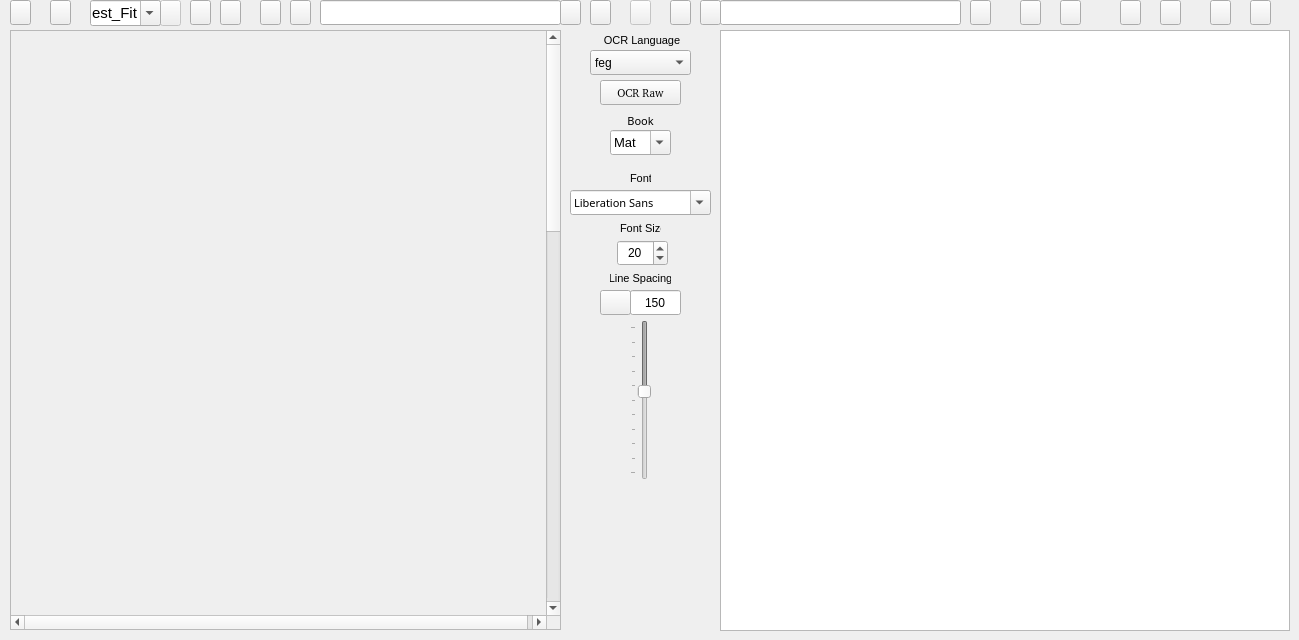
  <widget class="QWidget" name="centralwidget">
   <widget class="QScrollArea" name="ImagescrollArea">
    <property name="geometry">
     <rect>
      <x>10</x>
      <y>30</y>
      <width>551</width>
      <height>600</height>
     </rect>
    </property>
    <property name="sizePolicy">
     <sizepolicy hsizetype="Preferred" vsizetype="Preferred">
      <horstretch>0</horstretch>
      <verstretch>0</verstretch>
     </sizepolicy>
    </property>
    <property name="minimumSize">
     <size>
      <width>501</width>
      <height>600</height>
     </size>
    </property>
    <property name="widgetResizable">
     <bool>true</bool>
    </property>
    <property name="alignment">
     <set>Qt::AlignLeading|Qt::AlignLeft|Qt::AlignTop</set>
    </property>
    <widget class="QWidget" name="ImagescrollAreaWidgetContents">
     <property name="geometry">
      <rect>
       <x>0</x>
       <y>0</y>
       <width>540</width>
       <height>1740</height>
      </rect>
     </property>
     <property name="sizePolicy">
      <sizepolicy hsizetype="Expanding" vsizetype="Expanding">
       <horstretch>0</horstretch>
       <verstretch>0</verstretch>
      </sizepolicy>
     </property>
     <property name="minimumSize">
      <size>
       <width>540</width>
       <height>1740</height>
      </size>
     </property>
     <property name="sizeIncrement">
      <size>
       <width>0</width>
       <height>0</height>
      </size>
     </property>
     <property name="baseSize">
      <size>
       <width>520</width>
       <height>700</height>
      </size>
     </property>
     <widget class="QLabel" name="Image">
      <property name="geometry">
       <rect>
        <x>0</x>
        <y>0</y>
        <width>540</width>
        <height>1743</height>
       </rect>
      </property>
      <property name="sizePolicy">
       <sizepolicy hsizetype="Expanding" vsizetype="Expanding">
        <horstretch>0</horstretch>
        <verstretch>0</verstretch>
       </sizepolicy>
      </property>
      <property name="minimumSize">
       <size>
        <width>540</width>
        <height>1740</height>
       </size>
      </property>
      <property name="baseSize">
       <size>
        <width>520</width>
        <height>700</height>
       </size>
      </property>
      <property name="text">
       <string/>
      </property>
      <property name="pixmap">
       <pixmap>../../../../../../../../../../../../../../../../../../.designer/Images/Greek/jpg_desk_greek/greek_book_40_Matthew/greek1516_Page_012.jpg</pixmap>
      </property>
     </widget>
    </widget>
   </widget>
   <widget class="QPushButton" name="OpenImageFilebutton">
    <property name="geometry">
     <rect>
      <x>10</x>
      <y>0</y>
      <width>21</width>
      <height>25</height>
     </rect>
    </property>
    <property name="font">
     <font>
      <family>FROMVS [MAXR]</family>
      <pointsize>8</pointsize>
     </font>
    </property>
    <property name="toolTip">
     <string>Open current image</string>
    </property>
    <property name="text">
     <string/>
    </property>
    <property name="icon">
     <iconset resource="../UI_Icons.qrc">
      <normaloff>:/Icons/Icons/folder-open-image.png</normaloff>:/Icons/Icons/folder-open-image.png</iconset>
    </property>
   </widget>
   <widget class="QLineEdit" name="ImageLe">
    <property name="geometry">
     <rect>
      <x>320</x>
      <y>0</y>
      <width>241</width>
      <height>25</height>
     </rect>
    </property>
    <property name="toolTip">
     <string>Current image name</string>
    </property>
   </widget>
   <widget class="QPushButton" name="OCRbutton">
    <property name="geometry">
     <rect>
      <x>600</x>
      <y>80</y>
      <width>81</width>
      <height>25</height>
     </rect>
    </property>
    <property name="font">
     <font>
      <family>FROMVS [MAXR]</family>
      <pointsize>8</pointsize>
     </font>
    </property>
    <property name="toolTip">
     <string>OCR current image</string>
    </property>
    <property name="text">
     <string>OCR Raw</string>
    </property>
    <property name="icon">
     <iconset resource="../UI_Icons.qrc">
      <normaloff>:/Icons/Icons/ocr3.png</normaloff>:/Icons/Icons/ocr3.png</iconset>
    </property>
   </widget>
   <widget class="QPushButton" name="LHDialogtbutton">
    <property name="enabled">
     <bool>true</bool>
    </property>
    <property name="geometry">
     <rect>
      <x>600</x>
      <y>290</y>
      <width>31</width>
      <height>25</height>
     </rect>
    </property>
    <property name="font">
     <font>
      <family>FROMVS [MAXR]</family>
      <pointsize>8</pointsize>
     </font>
    </property>
    <property name="toolTip">
     <string>Enable line spacing slider</string>
    </property>
    <property name="text">
     <string/>
    </property>
    <property name="icon">
     <iconset resource="../UI_Icons.qrc">
      <normaloff>:/Icons/Icons/edit-line-spacing.png</normaloff>:/Icons/Icons/edit-line-spacing.png</iconset>
    </property>
   </widget>
   <widget class="QLineEdit" name="TextLE">
    <property name="geometry">
     <rect>
      <x>720</x>
      <y>0</y>
      <width>241</width>
      <height>25</height>
     </rect>
    </property>
    <property name="toolTip">
     <string>Current text file name</string>
    </property>
   </widget>
   <widget class="QPushButton" name="EditCorrectedTextbutton">
    <property name="geometry">
     <rect>
      <x>970</x>
      <y>0</y>
      <width>21</width>
      <height>25</height>
     </rect>
    </property>
    <property name="font">
     <font>
      <family>FROMVS [MAXR]</family>
      <pointsize>8</pointsize>
     </font>
    </property>
    <property name="toolTip">
     <string>Open current text(.txt,.csv) file</string>
    </property>
    <property name="text">
     <string/>
    </property>
    <property name="icon">
     <iconset resource="../UI_Icons.qrc">
      <normaloff>:/Icons/Icons/folder-open-document-text.png</normaloff>:/Icons/Icons/folder-open-document-text.png</iconset>
    </property>
   </widget>
   <widget class="QPushButton" name="SaveAsOCRCorrTextbutton">
    <property name="geometry">
     <rect>
      <x>1210</x>
      <y>0</y>
      <width>21</width>
      <height>25</height>
     </rect>
    </property>
    <property name="font">
     <font>
      <family>FROMVS [MAXR]</family>
      <pointsize>8</pointsize>
     </font>
    </property>
    <property name="toolTip">
     <string>Save current text file as...</string>
    </property>
    <property name="text">
     <string/>
    </property>
    <property name="icon">
     <iconset resource="../UI_Icons.qrc">
      <normaloff>:/Icons/Icons/disk-rename.png</normaloff>:/Icons/Icons/disk-rename.png</iconset>
    </property>
   </widget>
   <widget class="QPushButton" name="SaveOCRCorrTextbutton">
    <property name="geometry">
     <rect>
      <x>1250</x>
      <y>0</y>
      <width>21</width>
      <height>25</height>
     </rect>
    </property>
    <property name="font">
     <font>
      <family>FROMVS [MAXR]</family>
      <pointsize>8</pointsize>
     </font>
    </property>
    <property name="toolTip">
     <string>Overwrite current text file</string>
    </property>
    <property name="text">
     <string/>
    </property>
    <property name="icon">
     <iconset resource="../UI_Icons.qrc">
      <normaloff>:/Icons/Icons/disk.png</normaloff>:/Icons/Icons/disk.png</iconset>
    </property>
   </widget>
   <widget class="QTextEdit" name="OCRText">
    <property name="geometry">
     <rect>
      <x>720</x>
      <y>30</y>
      <width>570</width>
      <height>601</height>
     </rect>
    </property>
    <property name="minimumSize">
     <size>
      <width>540</width>
      <height>600</height>
     </size>
    </property>
    <property name="font">
     <font>
      <pointsize>8</pointsize>
     </font>
    </property>
   </widget>
   <widget class="QLineEdit" name="LHlineEdit">
    <property name="geometry">
     <rect>
      <x>630</x>
      <y>290</y>
      <width>51</width>
      <height>25</height>
     </rect>
    </property>
    <property name="toolTip">
     <string>Current text line spacing</string>
    </property>
    <property name="text">
     <string>150</string>
    </property>
    <property name="maxLength">
     <number>32767</number>
    </property>
    <property name="alignment">
     <set>Qt::AlignCenter</set>
    </property>
    <property name="placeholderText">
     <string>150</string>
    </property>
    <property name="clearButtonEnabled">
     <bool>false</bool>
    </property>
   </widget>
   <widget class="QSlider" name="LHslider">
    <property name="enabled">
     <bool>false</bool>
    </property>
    <property name="geometry">
     <rect>
      <x>630</x>
      <y>320</y>
      <width>21</width>
      <height>160</height>
     </rect>
    </property>
    <property name="toolTip">
     <string>Set current text line spacing</string>
    </property>
    <property name="minimum">
     <number>100</number>
    </property>
    <property name="maximum">
     <number>200</number>
    </property>
    <property name="singleStep">
     <number>2</number>
    </property>
    <property name="pageStep">
     <number>10</number>
    </property>
    <property name="value">
     <number>144</number>
    </property>
    <property name="sliderPosition">
     <number>144</number>
    </property>
    <property name="orientation">
     <enum>Qt::Vertical</enum>
    </property>
    <property name="invertedAppearance">
     <bool>true</bool>
    </property>
    <property name="tickPosition">
     <enum>QSlider::TicksAbove</enum>
    </property>
   </widget>
   <widget class="QLabel" name="LHlabel">
    <property name="geometry">
     <rect>
      <x>610</x>
      <y>270</y>
      <width>61</width>
      <height>17</height>
     </rect>
    </property>
    <property name="font">
     <font>
      <pointsize>8</pointsize>
     </font>
    </property>
    <property name="text">
     <string>Line Spacing</string>
    </property>
    <property name="alignment">
     <set>Qt::AlignCenter</set>
    </property>
   </widget>
   <widget class="QPushButton" name="Cropbutton">
    <property name="geometry">
     <rect>
      <x>190</x>
      <y>0</y>
      <width>21</width>
      <height>25</height>
     </rect>
    </property>
    <property name="font">
     <font>
      <pointsize>8</pointsize>
     </font>
    </property>
    <property name="toolTip">
     <string>Crop current image</string>
    </property>
    <property name="text">
     <string/>
    </property>
    <property name="icon">
     <iconset resource="../UI_Icons.qrc">
      <normaloff>:/Icons/Icons/image-crop.png</normaloff>:/Icons/Icons/image-crop.png</iconset>
    </property>
   </widget>
   <widget class="QPushButton" name="Zoombutton">
    <property name="enabled">
     <bool>false</bool>
    </property>
    <property name="geometry">
     <rect>
      <x>160</x>
      <y>0</y>
      <width>21</width>
      <height>26</height>
     </rect>
    </property>
    <property name="font">
     <font>
      <pointsize>8</pointsize>
     </font>
    </property>
    <property name="toolTip">
     <string>Zoom decorator</string>
    </property>
    <property name="text">
     <string/>
    </property>
    <property name="icon">
     <iconset resource="../UI_Icons.qrc">
      <normaloff>:/Icons/Icons/document-resize.png</normaloff>:/Icons/Icons/document-resize.png</iconset>
    </property>
   </widget>
   <widget class="QComboBox" name="ZoomComboBox">
    <property name="geometry">
     <rect>
      <x>90</x>
      <y>0</y>
      <width>71</width>
      <height>26</height>
     </rect>
    </property>
    <property name="sizePolicy">
     <sizepolicy hsizetype="Preferred" vsizetype="Preferred">
      <horstretch>0</horstretch>
      <verstretch>0</verstretch>
     </sizepolicy>
    </property>
    <property name="font">
     <font>
      <pointsize>11</pointsize>
     </font>
    </property>
    <property name="toolTip">
     <string>Select current image zoom</string>
    </property>
    <property name="inputMethodHints">
     <set>Qt::ImhNone</set>
    </property>
    <property name="editable">
     <bool>true</bool>
    </property>
    <property name="currentText">
     <string>Best_Fit</string>
    </property>
    <property name="insertPolicy">
     <enum>QComboBox::NoInsert</enum>
    </property>
    <item>
     <property name="text">
      <string>Best_Fit</string>
     </property>
    </item>
    <item>
     <property name="text">
      <string>10 %</string>
     </property>
    </item>
    <item>
     <property name="text">
      <string>25 %</string>
     </property>
    </item>
    <item>
     <property name="text">
      <string>50 %</string>
     </property>
    </item>
    <item>
     <property name="text">
      <string>100 %</string>
     </property>
    </item>
    <item>
     <property name="text">
      <string>200 %</string>
     </property>
    </item>
   </widget>
   <widget class="QFontComboBox" name="fontComboBox">
    <property name="geometry">
     <rect>
      <x>570</x>
      <y>190</y>
      <width>141</width>
      <height>25</height>
     </rect>
    </property>
    <property name="font">
     <font>
      <family>FROMVS</family>
      <pointsize>8</pointsize>
      <weight>50</weight>
      <italic>false</italic>
      <bold>false</bold>
     </font>
    </property>
    <property name="toolTip">
     <string>Select font</string>
    </property>
   </widget>
   <widget class="QSpinBox" name="fontSizeBox">
    <property name="geometry">
     <rect>
      <x>617</x>
      <y>240</y>
      <width>51</width>
      <height>26</height>
     </rect>
    </property>
    <property name="toolTip">
     <string>Select font size</string>
    </property>
    <property name="alignment">
     <set>Qt::AlignCenter</set>
    </property>
    <property name="minimum">
     <number>6</number>
    </property>
    <property name="maximum">
     <number>30</number>
    </property>
    <property name="value">
     <number>20</number>
    </property>
   </widget>
   <widget class="QLabel" name="fontSizelabel">
    <property name="geometry">
     <rect>
      <x>620</x>
      <y>220</y>
      <width>41</width>
      <height>17</height>
     </rect>
    </property>
    <property name="font">
     <font>
      <pointsize>8</pointsize>
     </font>
    </property>
    <property name="text">
     <string>Font Size</string>
    </property>
   </widget>
   <widget class="QComboBox" name="langComboBox">
    <property name="geometry">
     <rect>
      <x>590</x>
      <y>50</y>
      <width>101</width>
      <height>25</height>
     </rect>
    </property>
    <property name="toolTip">
     <string>Select OCR language model</string>
    </property>
    <property name="locale">
     <locale language="English" country="UnitedStates"/>
    </property>
    <property name="editable">
     <bool>false</bool>
    </property>
    <item>
     <property name="text">
      <string>feg</string>
     </property>
    </item>
    <item>
     <property name="text">
      <string>Ancient Greek</string>
     </property>
    </item>
    <item>
     <property name="text">
      <string>Modern Greek</string>
     </property>
    </item>
    <item>
     <property name="text">
      <string>feh</string>
     </property>
    </item>
    <item>
     <property name="text">
      <string>Hebrew</string>
     </property>
    </item>
    <item>
     <property name="text">
      <string>fel</string>
     </property>
    </item>
    <item>
     <property name="text">
      <string>Latin</string>
     </property>
    </item>
   </widget>
   <widget class="QLabel" name="langlabel">
    <property name="geometry">
     <rect>
      <x>600</x>
      <y>30</y>
      <width>81</width>
      <height>20</height>
     </rect>
    </property>
    <property name="font">
     <font>
      <pointsize>8</pointsize>
     </font>
    </property>
    <property name="text">
     <string> OCR Language</string>
    </property>
    <property name="alignment">
     <set>Qt::AlignCenter</set>
    </property>
   </widget>
   <widget class="QLabel" name="fontlabel">
    <property name="geometry">
     <rect>
      <x>630</x>
      <y>170</y>
      <width>21</width>
      <height>17</height>
     </rect>
    </property>
    <property name="font">
     <font>
      <pointsize>8</pointsize>
     </font>
    </property>
    <property name="text">
     <string>Font</string>
    </property>
   </widget>
   <widget class="QPushButton" name="Writerbutton">
    <property name="geometry">
     <rect>
      <x>1020</x>
      <y>0</y>
      <width>21</width>
      <height>25</height>
     </rect>
    </property>
    <property name="toolTip">
     <string>Edit current text(.txt) file with OpenOffice Writer</string>
    </property>
    <property name="text">
     <string/>
    </property>
    <property name="icon">
     <iconset resource="../UI_Icons.qrc">
      <normaloff>:/Icons/Icons/libreoffice-writer.png</normaloff>:/Icons/Icons/libreoffice-writer.png</iconset>
    </property>
   </widget>
   <widget class="QPushButton" name="Calcbutton">
    <property name="geometry">
     <rect>
      <x>1060</x>
      <y>0</y>
      <width>21</width>
      <height>25</height>
     </rect>
    </property>
    <property name="toolTip">
     <string>Edit current text(.csv) file with OpenOffice Calc</string>
    </property>
    <property name="text">
     <string/>
    </property>
    <property name="icon">
     <iconset resource="../UI_Icons.qrc">
      <normaloff>:/Icons/Icons/libreoffice-calc.png</normaloff>:/Icons/Icons/libreoffice-calc.png</iconset>
    </property>
   </widget>
   <widget class="QPushButton" name="reloadTextbutton">
    <property name="geometry">
     <rect>
      <x>700</x>
      <y>0</y>
      <width>21</width>
      <height>25</height>
     </rect>
    </property>
    <property name="toolTip">
     <string>Reload current text</string>
    </property>
    <property name="text">
     <string/>
    </property>
    <property name="icon">
     <iconset resource="../UI_Icons.qrc">
      <normaloff>:/Icons/Icons/reload.png</normaloff>:/Icons/Icons/reload.png</iconset>
    </property>
   </widget>
   <widget class="QPushButton" name="reloadImagebutton">
    <property name="geometry">
     <rect>
      <x>560</x>
      <y>0</y>
      <width>21</width>
      <height>25</height>
     </rect>
    </property>
    <property name="toolTip">
     <string>Reload current image</string>
    </property>
    <property name="text">
     <string/>
    </property>
    <property name="icon">
     <iconset resource="../UI_Icons.qrc">
      <normaloff>:/Icons/Icons/reload.png</normaloff>:/Icons/Icons/reload.png</iconset>
    </property>
   </widget>
   <widget class="QPushButton" name="Gimpbutton">
    <property name="geometry">
     <rect>
      <x>50</x>
      <y>0</y>
      <width>21</width>
      <height>25</height>
     </rect>
    </property>
    <property name="toolTip">
     <string>Edit images with Gimp</string>
    </property>
    <property name="text">
     <string/>
    </property>
    <property name="icon">
     <iconset resource="../UI_Icons.qrc">
      <normaloff>:/Icons/Icons/gimp.png</normaloff>:/Icons/Icons/gimp.png</iconset>
    </property>
   </widget>
   <widget class="QPushButton" name="Deskewbutton">
    <property name="geometry">
     <rect>
      <x>220</x>
      <y>0</y>
      <width>21</width>
      <height>25</height>
     </rect>
    </property>
    <property name="font">
     <font>
      <pointsize>8</pointsize>
     </font>
    </property>
    <property name="toolTip">
     <string>Deskew current image</string>
    </property>
    <property name="text">
     <string/>
    </property>
    <property name="icon">
     <iconset resource="../UI_Icons.qrc">
      <normaloff>:/Icons/Icons/deskew_clear.png</normaloff>:/Icons/Icons/deskew_clear.png</iconset>
    </property>
   </widget>
   <widget class="QLabel" name="booklabel">
    <property name="geometry">
     <rect>
      <x>610</x>
      <y>110</y>
      <width>61</width>
      <height>21</height>
     </rect>
    </property>
    <property name="font">
     <font>
      <family>FROMVS</family>
      <pointsize>8</pointsize>
      <weight>50</weight>
      <italic>false</italic>
      <bold>false</bold>
     </font>
    </property>
    <property name="text">
     <string>Book</string>
    </property>
    <property name="alignment">
     <set>Qt::AlignCenter</set>
    </property>
   </widget>
   <widget class="QComboBox" name="bookComboBox">
    <property name="geometry">
     <rect>
      <x>610</x>
      <y>130</y>
      <width>61</width>
      <height>25</height>
     </rect>
    </property>
    <property name="font">
     <font>
      <pointsize>10</pointsize>
     </font>
    </property>
    <property name="toolTip">
     <string>Bible book current image|text directory</string>
    </property>
    <property name="editable">
     <bool>true</bool>
    </property>
    <item>
     <property name="text">
      <string>Mat</string>
     </property>
    </item>
    <item>
     <property name="text">
      <string>Mar</string>
     </property>
    </item>
    <item>
     <property name="text">
      <string>Luk</string>
     </property>
    </item>
    <item>
     <property name="text">
      <string>Joh</string>
     </property>
    </item>
    <item>
     <property name="text">
      <string>Act</string>
     </property>
    </item>
    <item>
     <property name="text">
      <string>Rom</string>
     </property>
    </item>
    <item>
     <property name="text">
      <string>1Co</string>
     </property>
    </item>
    <item>
     <property name="text">
      <string>2Co</string>
     </property>
    </item>
    <item>
     <property name="text">
      <string>Gal</string>
     </property>
    </item>
    <item>
     <property name="text">
      <string>Eph</string>
     </property>
    </item>
    <item>
     <property name="text">
      <string>Php</string>
     </property>
    </item>
    <item>
     <property name="text">
      <string>Col</string>
     </property>
    </item>
    <item>
     <property name="text">
      <string>1Th</string>
     </property>
    </item>
    <item>
     <property name="text">
      <string>2Th</string>
     </property>
    </item>
    <item>
     <property name="text">
      <string>1Ti</string>
     </property>
    </item>
    <item>
     <property name="text">
      <string>2Ti</string>
     </property>
    </item>
    <item>
     <property name="text">
      <string>Tit</string>
     </property>
    </item>
    <item>
     <property name="text">
      <string>Phm</string>
     </property>
    </item>
    <item>
     <property name="text">
      <string>Heb</string>
     </property>
    </item>
    <item>
     <property name="text">
      <string>Jas</string>
     </property>
    </item>
    <item>
     <property name="text">
      <string>1Pe</string>
     </property>
    </item>
    <item>
     <property name="text">
      <string>2Pe</string>
     </property>
    </item>
    <item>
     <property name="text">
      <string>1Jn</string>
     </property>
    </item>
    <item>
     <property name="text">
      <string>2Jn</string>
     </property>
    </item>
    <item>
     <property name="text">
      <string>3Jn</string>
     </property>
    </item>
    <item>
     <property name="text">
      <string>Jud</string>
     </property>
    </item>
    <item>
     <property name="text">
      <string>Rev</string>
     </property>
    </item>
   </widget>
   <widget class="QPushButton" name="previousImagebutton">
    <property name="geometry">
     <rect>
      <x>260</x>
      <y>0</y>
      <width>21</width>
      <height>25</height>
     </rect>
    </property>
    <property name="toolTip">
     <string>Previous current image - !pair independent</string>
    </property>
    <property name="text">
     <string/>
    </property>
    <property name="icon">
     <iconset resource="../UI_Icons.qrc">
      <normaloff>:/Icons/Icons/back_alt.png</normaloff>:/Icons/Icons/back_alt.png</iconset>
    </property>
   </widget>
   <widget class="QPushButton" name="nextImagebutton">
    <property name="geometry">
     <rect>
      <x>290</x>
      <y>0</y>
      <width>21</width>
      <height>25</height>
     </rect>
    </property>
    <property name="toolTip">
     <string>Next current image - !pair independent</string>
    </property>
    <property name="text">
     <string/>
    </property>
    <property name="icon">
     <iconset resource="../UI_Icons.qrc">
      <normaloff>:/Icons/Icons/forward_alt.png</normaloff>:/Icons/Icons/forward_alt.png</iconset>
    </property>
   </widget>
   <widget class="QPushButton" name="previousTextbutton">
    <property name="geometry">
     <rect>
      <x>1120</x>
      <y>0</y>
      <width>21</width>
      <height>25</height>
     </rect>
    </property>
    <property name="toolTip">
     <string>Previous current text - !pair independent</string>
    </property>
    <property name="text">
     <string/>
    </property>
    <property name="icon">
     <iconset resource="../UI_Icons.qrc">
      <normaloff>:/Icons/Icons/back_alt.png</normaloff>:/Icons/Icons/back_alt.png</iconset>
    </property>
   </widget>
   <widget class="QPushButton" name="nextTextbutton">
    <property name="geometry">
     <rect>
      <x>1160</x>
      <y>0</y>
      <width>21</width>
      <height>25</height>
     </rect>
    </property>
    <property name="toolTip">
     <string>Next current text - !pair independent</string>
    </property>
    <property name="text">
     <string/>
    </property>
    <property name="icon">
     <iconset resource="../UI_Icons.qrc">
      <normaloff>:/Icons/Icons/forward_alt.png</normaloff>:/Icons/Icons/forward_alt.png</iconset>
    </property>
   </widget>
   <widget class="QPushButton" name="nextPairbutton">
    <property name="geometry">
     <rect>
      <x>670</x>
      <y>0</y>
      <width>21</width>
      <height>25</height>
     </rect>
    </property>
    <property name="toolTip">
     <string>Next current image|text pair</string>
    </property>
    <property name="text">
     <string/>
    </property>
    <property name="icon">
     <iconset resource="../UI_Icons.qrc">
      <normaloff>:/Icons/Icons/ui-button-navigation.png</normaloff>:/Icons/Icons/ui-button-navigation.png</iconset>
    </property>
   </widget>
   <widget class="QPushButton" name="previousPairbutton">
    <property name="geometry">
     <rect>
      <x>590</x>
      <y>0</y>
      <width>21</width>
      <height>25</height>
     </rect>
    </property>
    <property name="toolTip">
     <string>Previous current image|text pair</string>
    </property>
    <property name="text">
     <string/>
    </property>
    <property name="icon">
     <iconset resource="../UI_Icons.qrc">
      <normaloff>:/Icons/Icons/ui-button-navigation-back.png</normaloff>:/Icons/Icons/ui-button-navigation-back.png</iconset>
    </property>
   </widget>
   <widget class="QPushButton" name="loadPairbutton">
    <property name="enabled">
     <bool>false</bool>
    </property>
    <property name="geometry">
     <rect>
      <x>630</x>
      <y>0</y>
      <width>21</width>
      <height>25</height>
     </rect>
    </property>
    <property name="toolTip">
     <string>Load current image|text pair</string>
    </property>
    <property name="text">
     <string/>
    </property>
    <property name="icon">
     <iconset resource="../UI_Icons.qrc">
      <normaloff>:/Icons/Icons/documents.png</normaloff>:/Icons/Icons/documents.png</iconset>
    </property>
   </widget>
  </widget>
